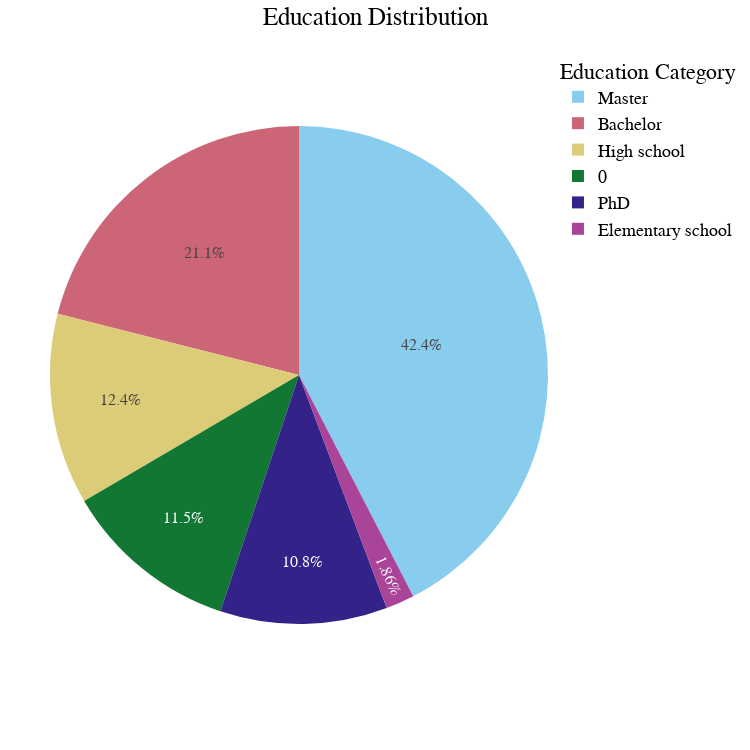

Source (notebook cell):
### Code cell
# Assuming the educational question data is in a column, replace 'Educational Column' with the actual column name
education_data = df['7. What is the nearest equivalent to your highest obtained educational degree?'].dropna().value_counts()

# Convert to a pandas DataFrame for easy manipulation
df_education = pd.DataFrame({'Education Category': education_data.index, 'Count': education_data.values})

# Create a pie chart based on the education category distribution
fig = px.pie(
    df_education,
    names='Education Category',
    values='Count',
    title='Education Category Distribution',
    color_discrete_sequence=px.colors.qualitative.Safe,
    width=750,
    height=750
)

# Apply the preferred layout settings
fig.update_layout(
    title_text='Education Distribution',
    title_x=0.5,
    font=dict(
        family="Arial, sans-serif",
        size=18,
        color="black"
    ),
    legend_title_text='Education Category',
    margin=dict(t=50, b=50, l=50, r=50)
)

fig.update_traces(
    hoverinfo='label+percent',
    textinfo='percent',
    textfont_size=16
)

### Figure 1 — Plotly figure (JSON) as saved in the notebook; plotly's stock layout.template omitted (floating-point values rounded to 4 significant figures)
{"data": [{"domain": {"x": [0, 1], "y": [0, 1]}, "hoverinfo": "label+percent", "hovertemplate": "Education Category=%{label}<br>Count=%{value}<extra></extra>", "labels": ["Master", "Bachelor", "High school", 0, "PhD", "Elementary school"], "legendgroup": "", "name": "", "showlegend": true, "textfont": {"size": 16}, "textinfo": "percent", "type": "pie", "values": [137, 68, 40, 37, 35, 6]}], "layout": {"font": {"color": "black", "family": "Arial, sans-serif", "size": 18}, "height": 750, "legend": {"title": {"text": "Education Category"}, "tracegroupgap": 0}, "margin": {"b": 50, "l": 50, "r": 50, "t": 50}, "piecolorway": ["rgb(136, 204, 238)", "rgb(204, 102, 119)", "rgb(221, 204, 119)", "rgb(17, 119, 51)", "rgb(51, 34, 136)", "rgb(170, 68, 153)", "rgb(68, 170, 153)", "rgb(153, 153, 51)", "rgb(136, 34, 85)", "rgb(102, 17, 0)", "rgb(136, 136, 136)"], "title": {"text": "Education Distribution", "x": 0.5}, "width": 750}}
